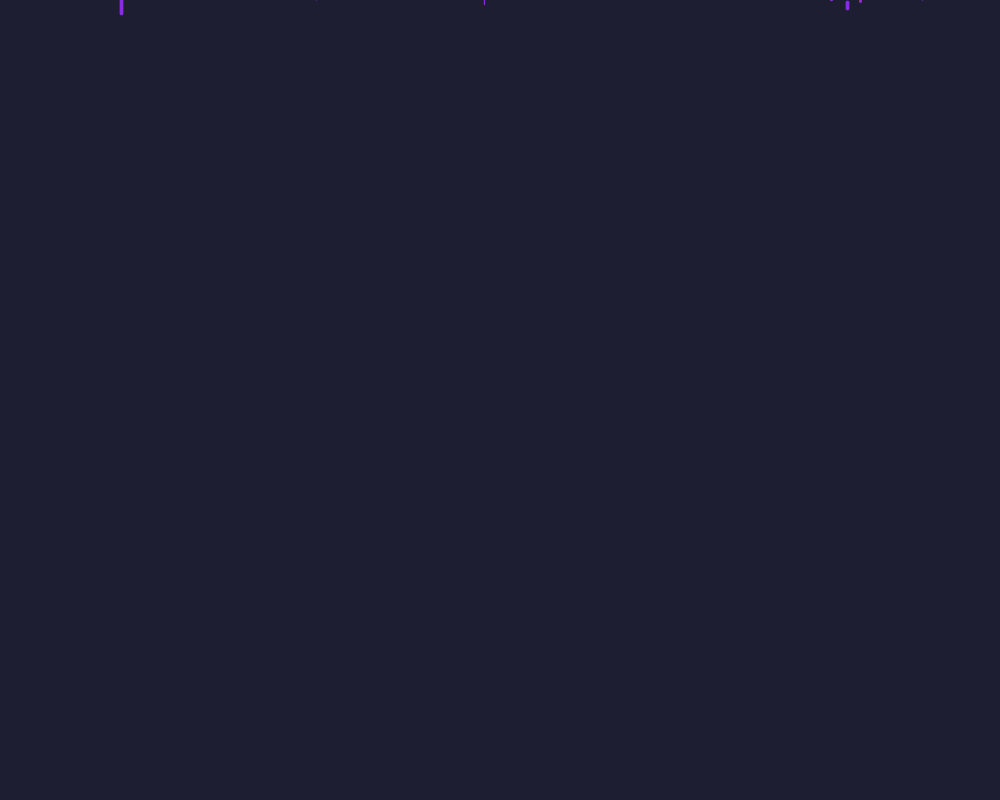
Frame 1 (no input)
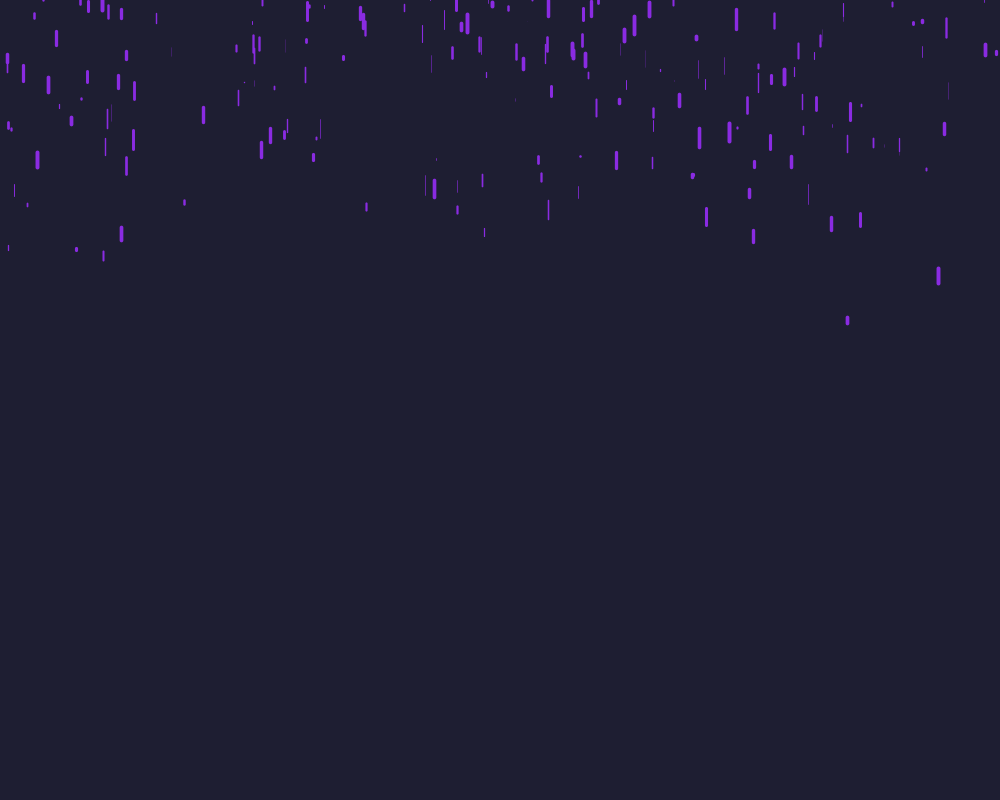
Frame 60 (the mouse pressed at the canvas centre just before this capture)
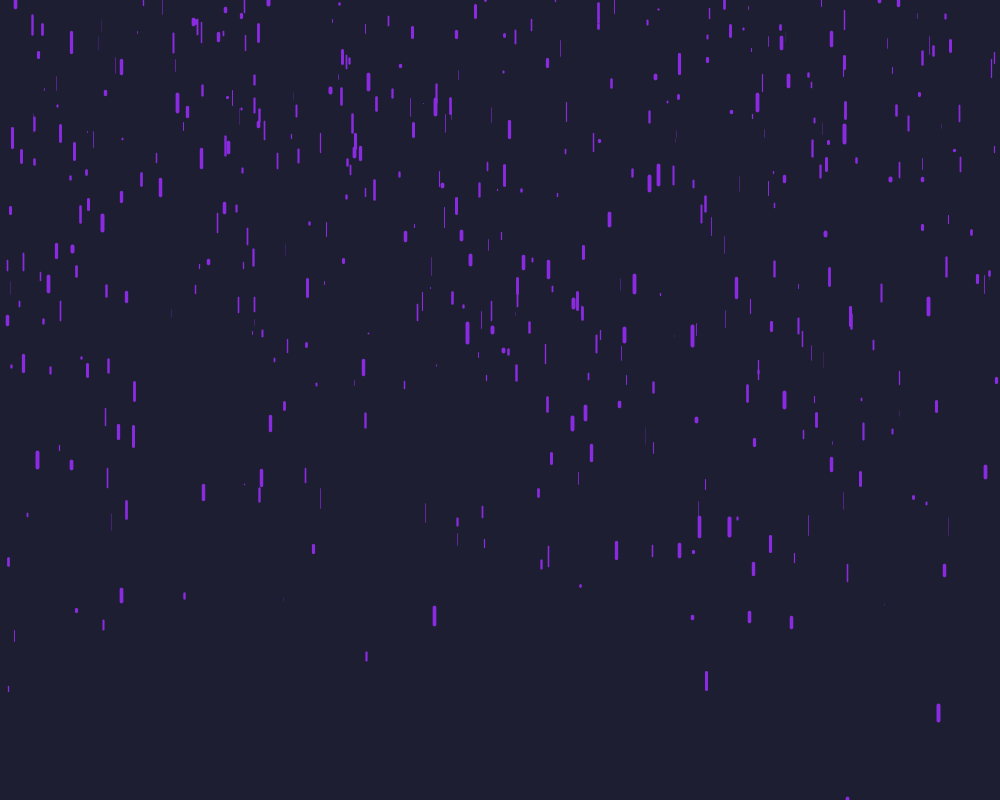
Frame 120 (the mouse held since frame 60 and released just before this capture)

The Processing sketch that drew these frames (run headless with seeded random() and noise(); from frame 60 on, the mouse is pressed at the canvas centre):

// Processing sketch: purplerain
// ── purplerain.pde
Drop[] drops=new Drop[800];
void setup(){
  size(1000,800);
    for (int i=0; i<drops.length;i++){
    drops[i]=new Drop();
  }
}

void draw(){
  background(30,30,50);
  for (int i=0; i<drops.length;i++){
    Drop d=drops[i];
    d.fall();
    d.show();
  }

}

// ── drop.pde
class Drop{
  float x=random(width);
  float y=random(-height,0);
  float ylen=random(20);
  float grav=random(0,0.05);
  float yspeed=random(4);
  float z=random(0,20);
  float wt=map(z,0,20,0.2,4);
  void fall(){
    y+=yspeed;
    yspeed+=grav;
    if (y>height){
      burst();
      y=random(-height,0);
      yspeed=random(4);
    }
  }
  void burst(){
    strokeWeight(wt*2);
    stroke(138,43,226);
    for (int i=0; i<10;i++){
      point(x+random(-5,5),height-random(0,10));
    }
  }
  void show(){
   strokeWeight(wt);
  stroke(138,43,226);
  fill(138,43,226,100);
  line(x,y,x,y+ylen);
  //ellipse(x,y,ylen/4,ylen);

}

}
